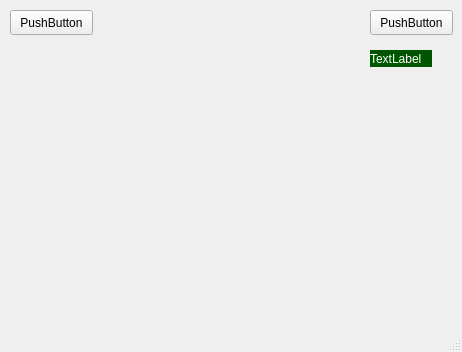
<?xml version="1.0" encoding="UTF-8"?>
<ui version="4.0">
 <class>MainWindow</class>
 <widget class="QMainWindow" name="MainWindow">
  <property name="geometry">
   <rect>
    <x>0</x>
    <y>0</y>
    <width>462</width>
    <height>352</height>
   </rect>
  </property>
  <property name="windowTitle">
   <string>MainWindow</string>
  </property>
  <widget class="QWidget" name="centralwidget">
   <widget class="QPushButton" name="pushButton">
    <property name="geometry">
     <rect>
      <x>10</x>
      <y>10</y>
      <width>83</width>
      <height>25</height>
     </rect>
    </property>
    <property name="text">
     <string>PushButton</string>
    </property>
   </widget>
   <widget class="QPushButton" name="pushButton_2">
    <property name="geometry">
     <rect>
      <x>370</x>
      <y>10</y>
      <width>83</width>
      <height>25</height>
     </rect>
    </property>
    <property name="text">
     <string>PushButton</string>
    </property>
   </widget>
   <widget class="QLabel" name="label">
    <property name="geometry">
     <rect>
      <x>370</x>
      <y>50</y>
      <width>62</width>
      <height>17</height>
     </rect>
    </property>
    <property name="styleSheet">
     <string notr="true">background-color:#050;
color:#fff;</string>
    </property>
    <property name="text">
     <string>TextLabel</string>
    </property>
   </widget>
  </widget>
  <widget class="QMenuBar" name="menubar">
   <property name="geometry">
    <rect>
     <x>0</x>
     <y>0</y>
     <width>462</width>
     <height>22</height>
    </rect>
   </property>
  </widget>
  <widget class="QStatusBar" name="statusbar"/>
 </widget>
 <resources/>
 <connections/>
</ui>
